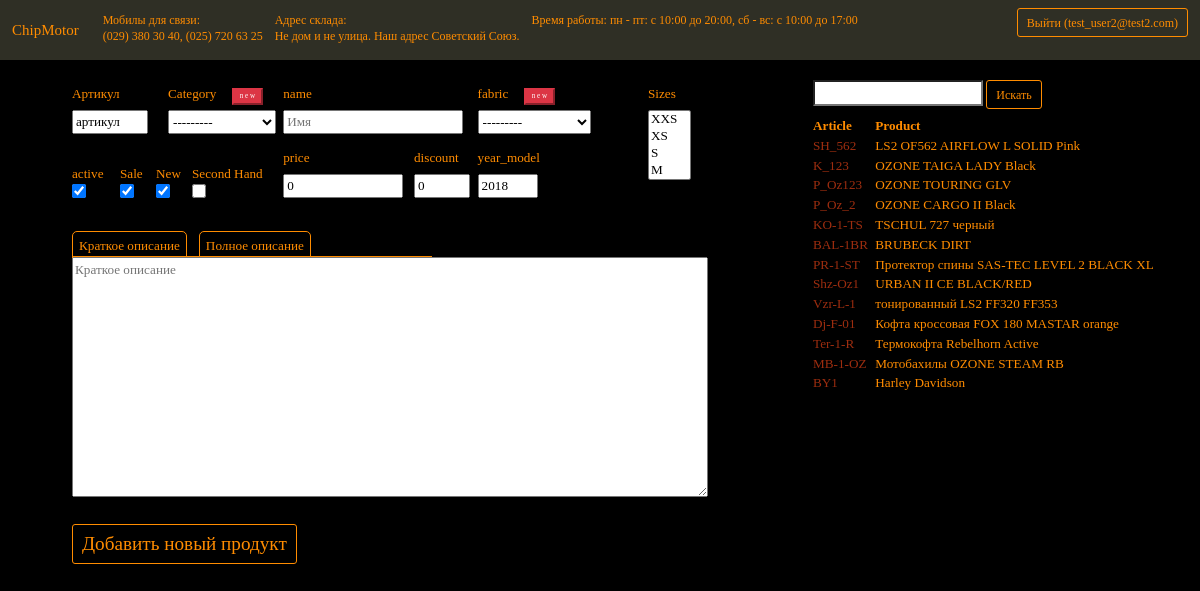
/admin_product/ (signed in), run on an earlier commit of the app's database.
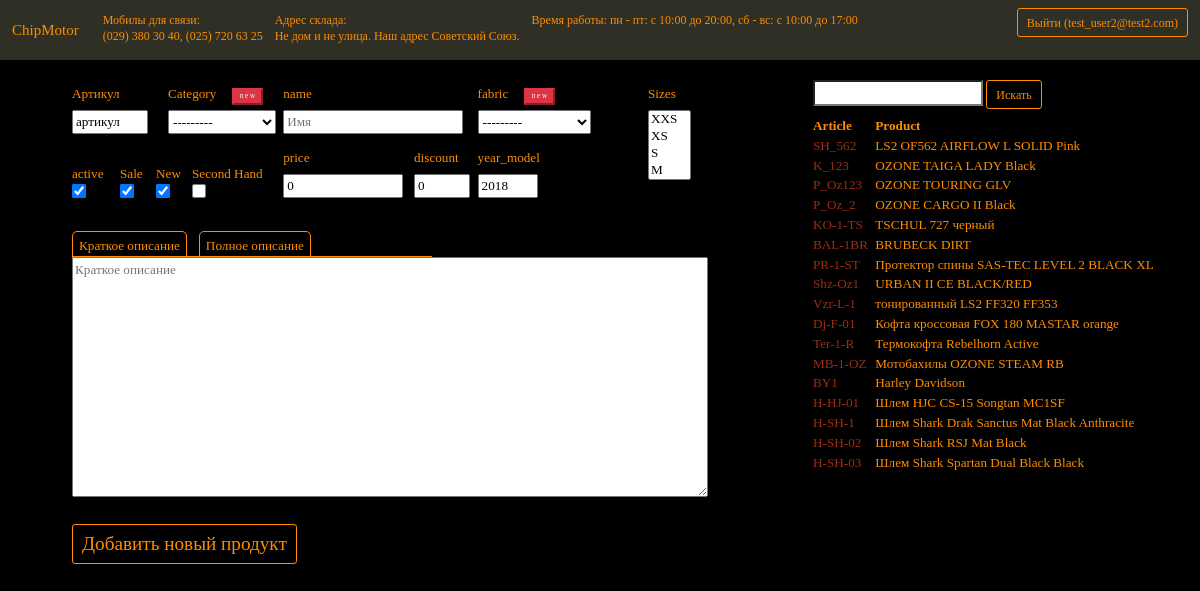
And on a later commit of the database.
### products/models.py (models this page shows)
class Product(models.Model):  # модели принято называть в ед. числе
    name = models.CharField(max_length=64, unique=True)
    article = models.CharField(max_length=7, default="артикул", unique=True)
    price = models.DecimalField(max_digits=10, decimal_places=2, default=0)
    discount = models.IntegerField(default=0)
    category = models.ForeignKey(ProductCategory, blank=True, null=True, default=None, on_delete=models.SET_NULL)
    short_description = models.TextField(max_length=128, blank=True, null=True, default=None)
    description = models.TextField(blank=True, null=True, default=None)
    prod_active = models.BooleanField(default=True)
    year_model = models.CharField(max_length=10, default="2018")
    status_new = models.BooleanField(default=True)
    status_sale = models.BooleanField(default=True)
    second_hands = models.BooleanField(default=False)
    created = models.DateTimeField(auto_now_add=True, auto_now=False)
    update = models.DateTimeField(auto_now_add=True, auto_now=False)
    fabric = models.ForeignKey(Fabric, blank=True, null=True, default=None, on_delete=models.SET_NULL)
    sizes = models.ManyToManyField(ProductSizes, blank=True, null=True, default=None)
    class Meta:
        verbose_name = "Товар"  # приомзносимое имя в единственном числе
        verbose_name_plural = "Товары"  # приомзносимое имя во множественном числе
    def __str__(self):  # настройка презинтации модели вадминке
        return "%s %s" % (self.price, self.name)

### products/views.py (the view, shortened to what this page needs)
@login_required
@transaction.atomic
def adm_products(request):
    args = dict()
    args.update(csrf(request))
    args['products'] = Product.objects.all()
    args['form1'] = ProductForm(request.POST or None)
    args['form2'] = ProductImageForm()
    args['form3'] = AddingFabricForm()
    args['form4'] = AddProductCatForm()
    return render(request, 'products/product.html', args)

### landing/forms.py
class Login(AuthenticationForm):
    username = UsernameField(
        label="Введите Ваш login",
        max_length=254,
        widget=forms.TextInput(attrs={'autofocus': True,
                                      'style': 'margin: 0.5vw; padding:1vw;height:3vh;',
                                      'class': 'form-control col-sm-12',
                                      'placeholder': 'Введите Ваш Email'
                                      }),
    )
    password = forms.CharField(
        label="Введите Ваш пароль",
        strip=False,
        widget=forms.PasswordInput(attrs={
            'style': 'margin:0.5vw; padding:1vw;height:3vh;',
            'class': 'form-control col-sm-8',
            'placeholder': 'Введите Ваш пароль'
        }),
    )
    class Meta:
        model = User
        fields = ('username',)
    def __init__(self, *args, **kwargs):
        super(AuthenticationForm, self).__init__(*args, **kwargs)

### products/models.py (called while the page is built)
    def __str__(self):  # настройка презинтации модели вадминке
        return "%s" % self.name

    def __str__(self):  # настройка презинтации модели вадминке
        return "%s" % self.name

### templates/products/product.html (shortened to what the changed rows need)
{% extends 'base.html' %}
{% load static %}
{% load i18n %}
{% load widget_tweaks %}
{% block content %}
    <div class="product-item">
        <div class="row">
            <div class = "col-4 orange_div" id="product_list">
                <table class="table text-left">
                    <thead>
                        <tr>
                            <th>Article</th>
                            <th>Product</th>
                        </tr>
                    </thead>
                    <tbody>
                        {% for product in products %}
                            <tr>
                            <td>
                            <a href="javascript:" class="product_list" data-article="{{ product.article }}"
                                > {{ product.article }}</a><br>
                            </td>
                            <td>
                                {{ product.name }}
                            </td>
                            </tr>
                        {% endfor %}
                    </tbody>
                </table>
            </div>
        </div>
    </div>
{% endblock %}

What changed in the data, as far as the page shows it:
added Product: article "H-HJ-01", name "Шлем HJC CS-15 Songtan MC1SF"
added Product: article "H-SH-1", name "Шлем Shark Drak Sanctus Mat Black Anthracite"
added Product: article "H-SH-02", name "Шлем Shark RSJ Mat Black"
added Product: article "H-SH-03", name "Шлем Shark Spartan Dual Black Black"
